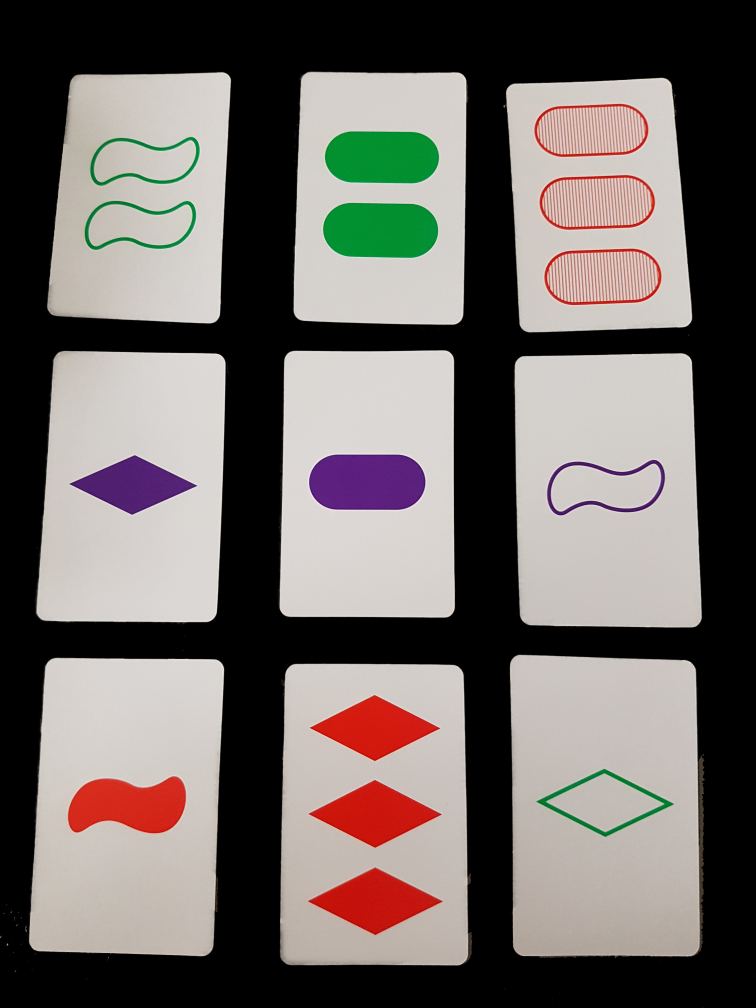
#> input picture testimage1.jpg, 3024 x 4032 px (shown at 1/4 size); its folder holds only this picture in this run
$ python -i app.py   (imports and definitions only)   (older library calls are emulated)
#> lines starting #> are read from the running program, lines starting #| are printed output that depends on the picture; after the words box and inside, x2 and y2 are one past the last pixel; in counts of white or black regions, pixels touching at a corner belong together
#> further down, picture is the input picture: shape (4032, 3024, 3); mean B, G, R 101.8, 105.2, 111.8
# Thank you Brian (https://github.com/bgschiller) for this fun idea for my project
# and Mike (http://schmidmt.com/) for helping me finish it.

from flask import Flask, render_template, request, redirect, url_for, flash
import cv2
import numpy as np
import os
import sqlite3 as sql
import itertools

UPLOAD_FOLDER = '.'
ALLOWED_EXTENSIONS = set(['png', 'jpg', 'jpeg'])

# Static folder needs to be specified because flask needs it to look for images in jinja2
# URL path is empty string so we don't have to provide absolute path
# [1 line not run here, left out]
# [1 line that did not run here, left out]
# Set session secret key
# [1 line that did not run here, left out]


# [3 lines that did not run here, left out]


# [15 lines that did not run here, left out]


# [35 lines that did not run here, left out]


def resizeImage(im):
    # im.shape is [height, width, RGB channels]
    ratio = 200.0/im.shape[1]
    dim = (200, int(im.shape[0] * ratio))
    resizedImage = cv2.resize(im, dim, interpolation = cv2.INTER_AREA)
    return resizedImage


def makeRectangle(im, numOfCards, folder, trainOrTest, imageName=''):
    gray = cv2.cvtColor(im,cv2.COLOR_BGR2GRAY)
    # Removing noise from the image using blur
    blur = cv2.GaussianBlur(gray,(1,1),100)
    flag, thresh = cv2.threshold(blur, 120, 255, cv2.THRESH_BINARY)
    # Using Canny Edge detection
    if trainOrTest == 'doTrain':
        edged = cv2.Canny(blur, 30, 200)
    else:
        edged = thresh

    # Highlight all the contours in the image
    _, contours, _ = cv2.findContours(edged,
                                cv2.RETR_TREE,cv2.CHAIN_APPROX_SIMPLE)

    # Sort the contours by area so we can get the outside rectangle contour
    contours = sorted(contours, key=cv2.contourArea, reverse=True)[:numOfCards]

    # Counter to keep a tab of number of images for naming purposes
    i = 1
    for c in contours:
        # Calculate the perimeter
        peri = cv2.arcLength(c, True)
        # For contour c, approximate the curve based on calculated perimeter.
        # 2nd arg is accuracy, 3rd arg states that the contour curve is closed
        approx = cv2.approxPolyDP(c, 0.02 * peri, True)

        # Create an array of floats of desired image dimension
        h = np.array([ [0, 200],[0,0],[266, 0],[266, 200] ], np.float32)
        # Gotta change the approx data set also to float32
        approx = approx.astype(np.float32, copy=False)

        # Check whether approx is in portrait mode. If not, change from landscape to portrait
        x1 = approx[0][0][0]
        y1 = approx[0][0][1]
        x2 = approx[1][0][0]
        y2 = approx[1][0][1]
        x3 = approx[2][0][0]
        y3 = approx[2][0][1]

        # Get the distance squared of top edge and left edge
        l1 = ((x1-x2) ** 2) + ((y1-y2) ** 2)
        l2 = ((x2-x3) ** 2) + ((y2-y3) ** 2)

        if l2 < l1:
            # Shift the array once clockwise
            approx = shift(approx)

        #Transform the approx data array to h
        transform = cv2.getPerspectiveTransform(approx,h)

        # Apply the transformed perspective to original image
        warp = cv2.transpose(cv2.warpPerspective(im,transform,(266,200)))

        # The naming of files varies based on whether it is training image or test image
        if trainOrTest == 'doTrain':
            imName = imageName
        else:
            imName = str(i)+'.jpg'
            i += 1
        cv2.imwrite(os.path.join(folder, imName), warp)


# Check whether a valid file and a valid number of cards are entered
def validateInput(file, numOfCards):
    error = ''
    if file.filename == '':
        error = 'No selected file'
    filename = file.filename
    if allowed_file(filename):
        if numOfCards.isdigit() and int(numOfCards) > 2:
            file.save(os.path.join(app.config['UPLOAD_FOLDER'], filename))
        else:
            # There must be atleast 3 cards to check for a set
            error = 'Number of cards must be numeric > 3'
    else:
        error = 'Only JPEG or PNG files'
    return error


# Check whether the uploaded file is a jpg or png image
def allowed_file(f):
    return '.' in f and f.rsplit('.', 1)[1].lower() in ALLOWED_EXTENSIONS


# [138 lines left out: functions find_sets, get_imageNames, reverse_dict, find_matches, empty, shift, not called in this run]


# Image needs to be preprocessed before comparison via absdiff()
def preprocess(im):
    gray = cv2.cvtColor(im,cv2.COLOR_BGR2GRAY)
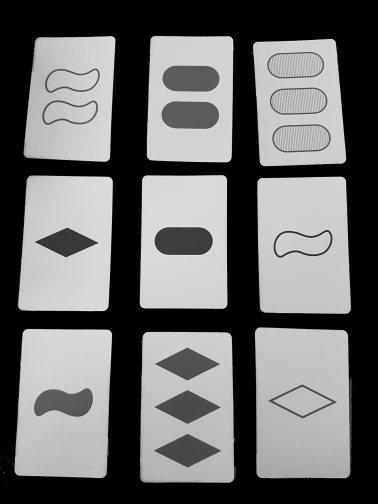
#> gray: shape (4032, 3024) (shown at 1/8 size); min 0, max 253, mean 106.8
    blur = cv2.GaussianBlur(gray,(5,5),2 )
    thresh = cv2.adaptiveThreshold(blur,255,1,1,11,1)
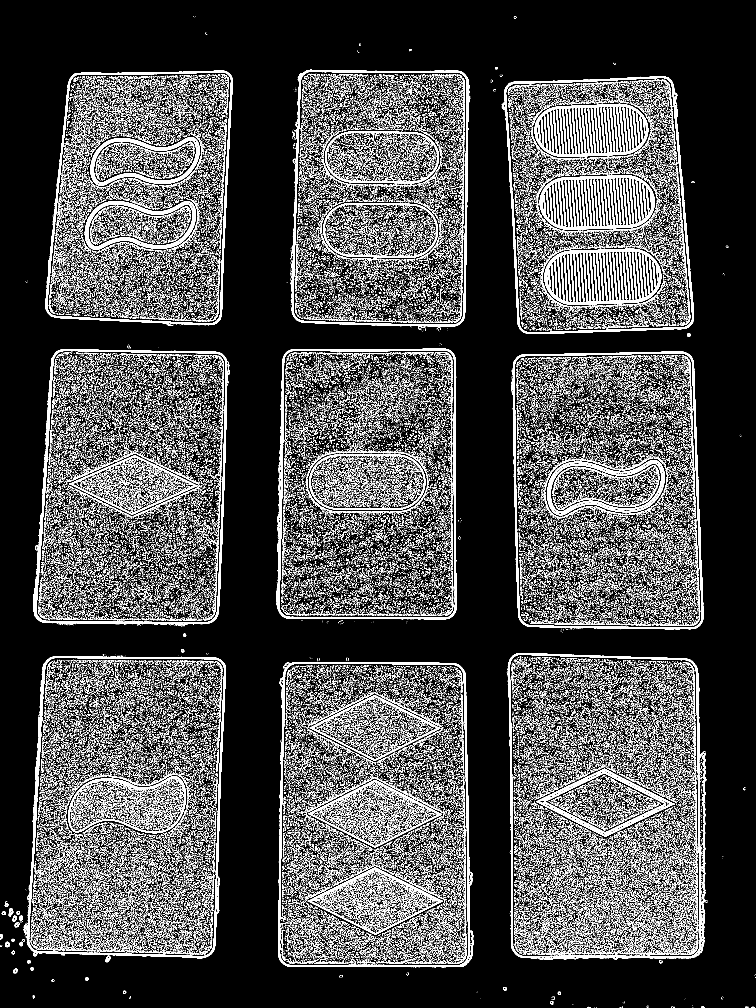
#> thresh: shape (4032, 3024) (shown at 1/4 size); 12.6% white; 139844 white regions (129272 under 20 px), largest, box (x1, y1, x2, y2) and area: (2178, 995, 2645, 1220) 41684, (2158, 701, 2619, 919) 39645, (2138, 415, 2593, 628) 39140
    blur_thresh = cv2.GaussianBlur(thresh,(5,5),5)
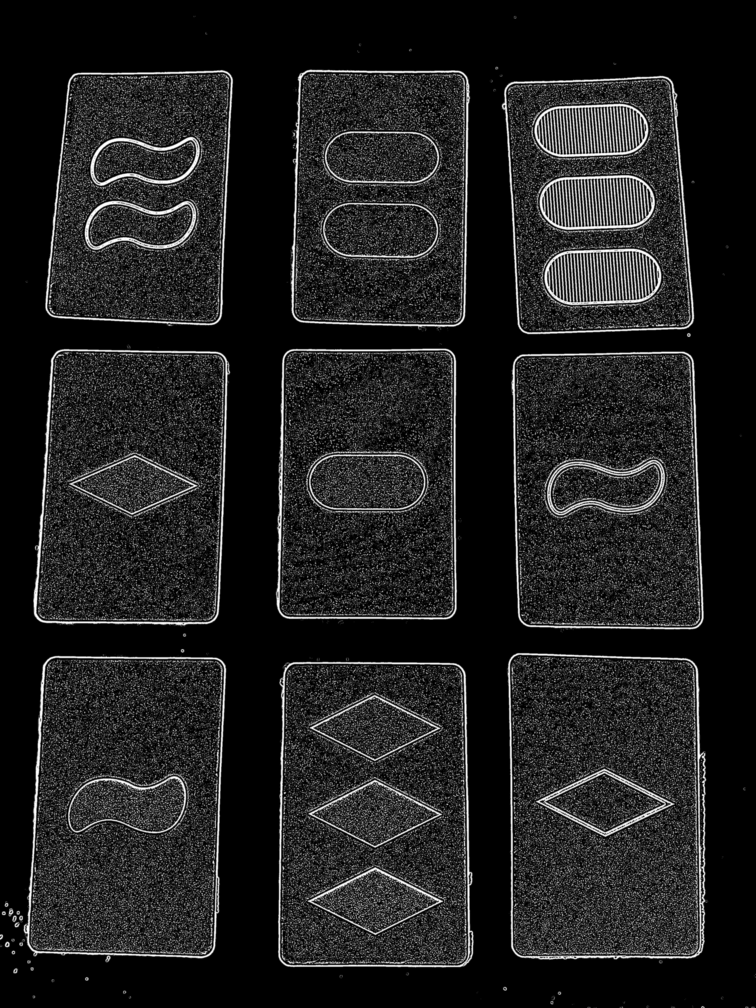
#> blur_thresh: shape (4032, 3024) (shown at 1/4 size); min 0, max 255, mean 32
    return blur_thresh


# [53 lines left out: functions get_color, get_fill, not called in this run]


# [2 lines not run here, left out]

>>> import cv2
>>> picture = cv2.imread('testimage1.jpg')
>>> result = preprocess(picture)

$ run again, on testimage10.jpg
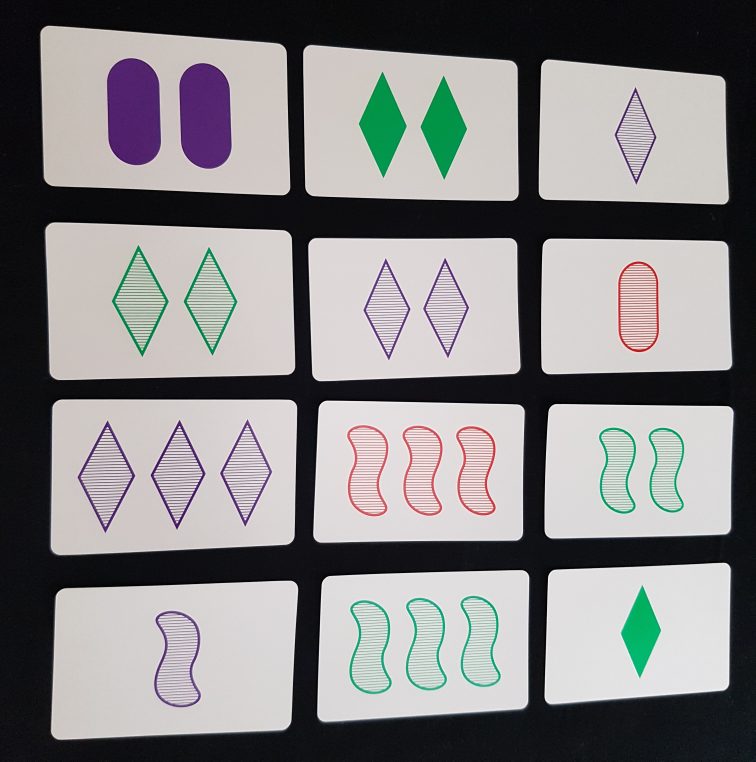
#> input picture testimage10.jpg, 3024 x 3045 px (shown at 1/4 size)
#> picture is the input picture: shape (3045, 3024, 3); mean B, G, R 133.1, 132.4, 133.8
#> in preprocess, `gray = cv2.cvtColor(im,cv2.COLOR_BGR2GRAY)`:
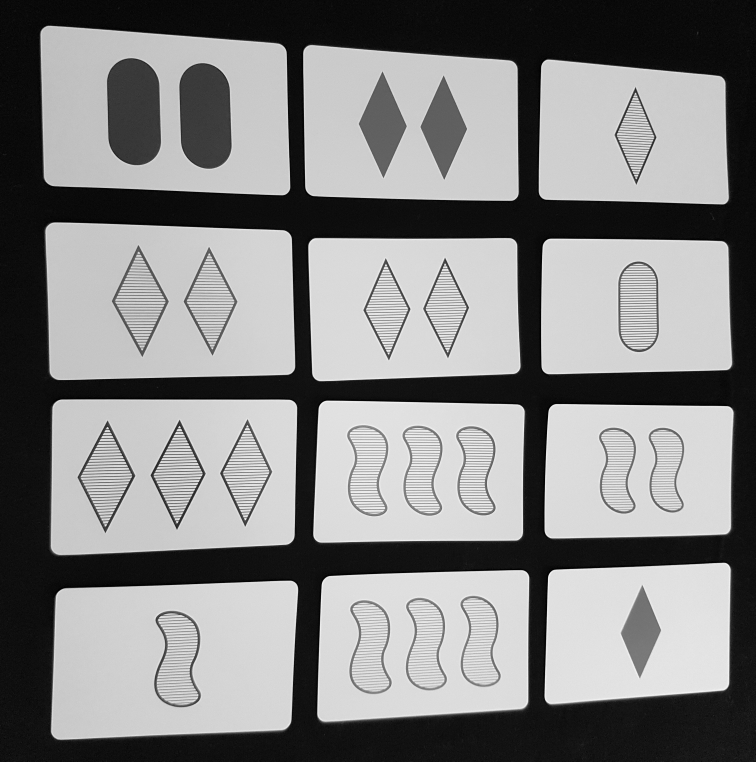
#> gray: shape (3045, 3024) (shown at 1/4 size); min 0, max 255, mean 132.9
#> in preprocess, `thresh = cv2.adaptiveThreshold(blur,255,1,1,11,1)`:
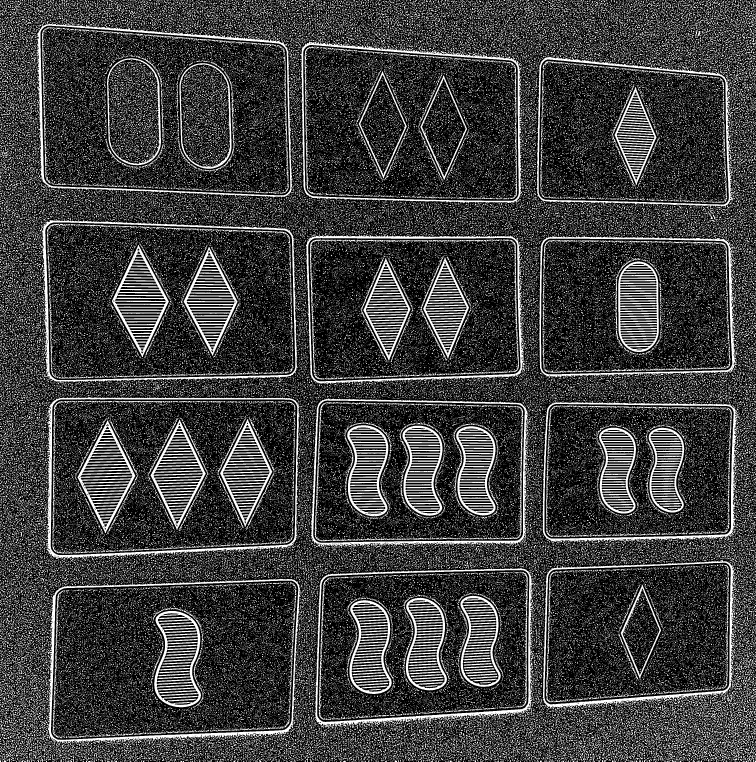
#> thresh: shape (3045, 3024) (shown at 1/4 size); 24% white; 148577 white regions (130639 under 20 px), largest, box (x1, y1, x2, y2) and area: (180, 2315, 1202, 2995) 31847, (165, 1586, 1201, 2244) 29250, (1255, 2270, 2138, 2917) 28753

$ run again, on testimage11.jpg
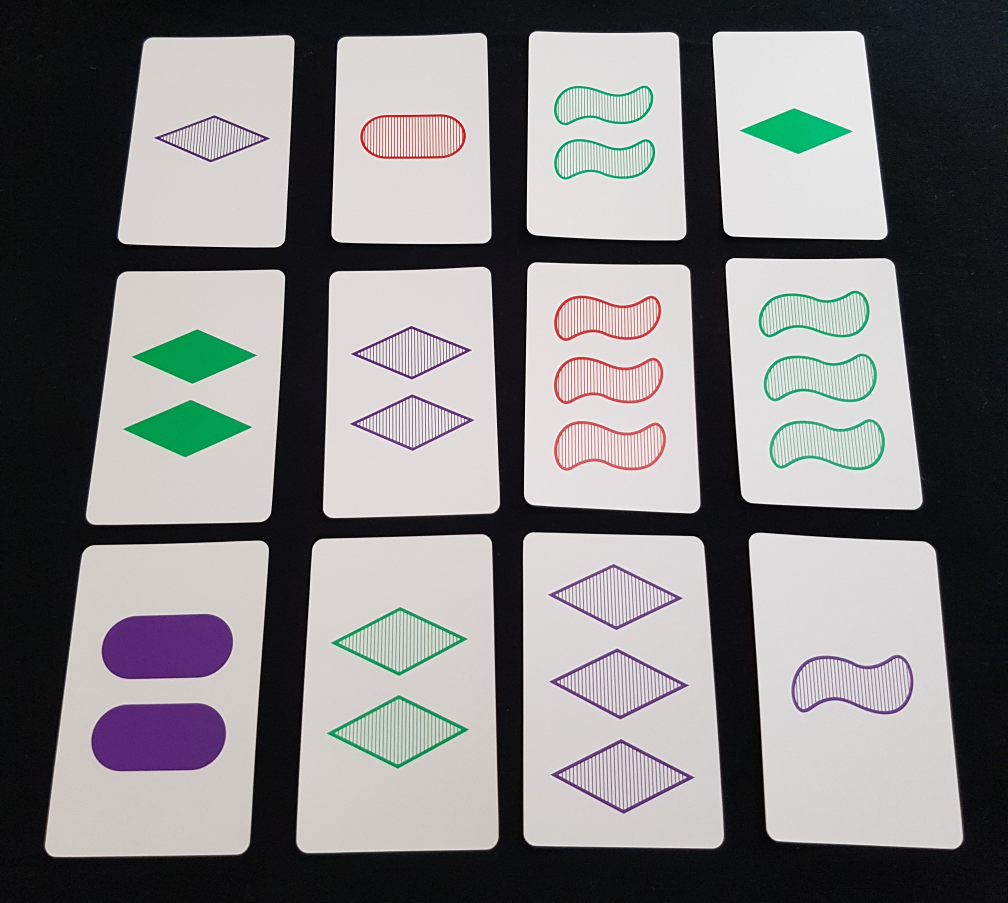
#> input picture testimage11.jpg, 3024 x 2708 px (shown at 1/3 size)
#> picture is the input picture: shape (2708, 3024, 3); mean B, G, R 129.1, 128.2, 129.3
#> in preprocess, `gray = cv2.cvtColor(im,cv2.COLOR_BGR2GRAY)`:
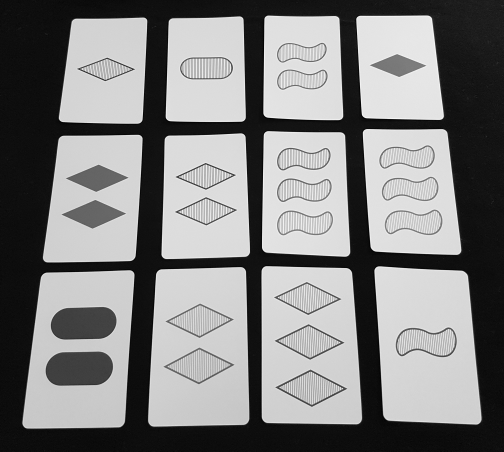
#> gray: shape (2708, 3024) (shown at 1/6 size); min 0, max 255, mean 128.6
#> in preprocess, `thresh = cv2.adaptiveThreshold(blur,255,1,1,11,1)`:
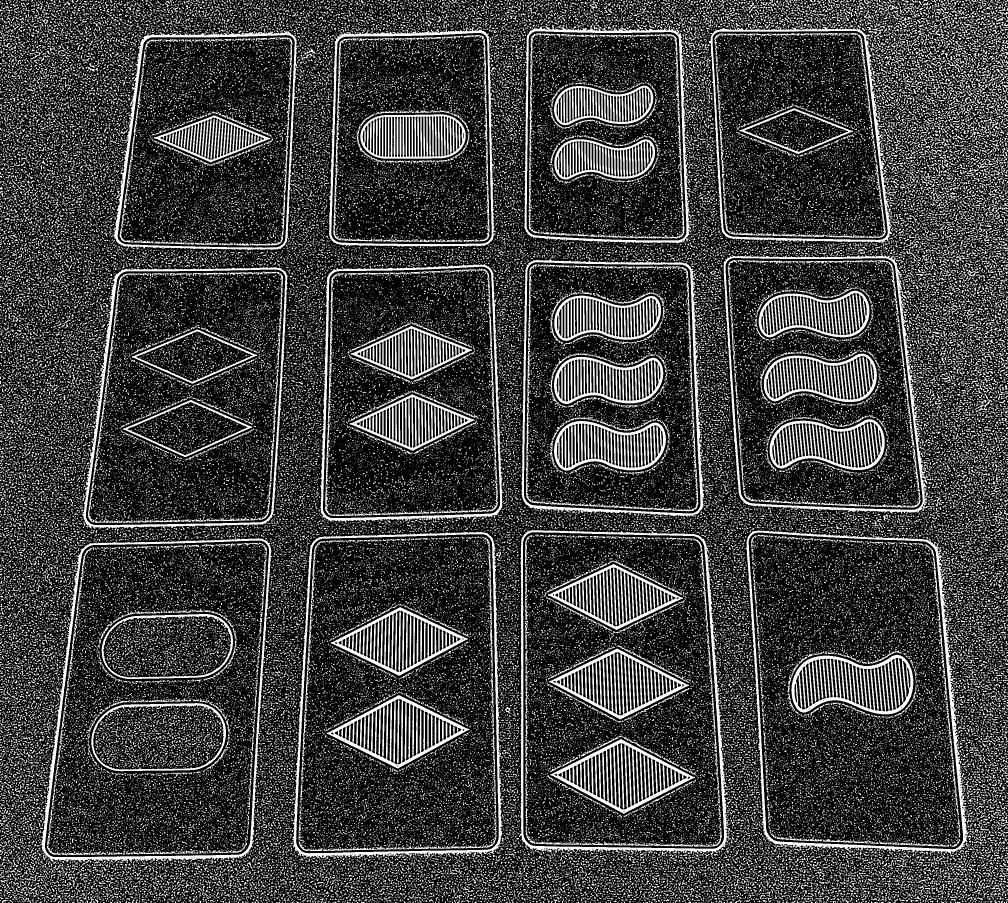
#> thresh: shape (2708, 3024) (shown at 1/3 size); 24.1% white; 127416 white regions (110840 under 20 px), largest, box (x1, y1, x2, y2) and area: (2237, 1591, 2926, 2568) 27761, (120, 1614, 817, 2597) 25544, (2374, 1964, 2740, 2143) 25361
